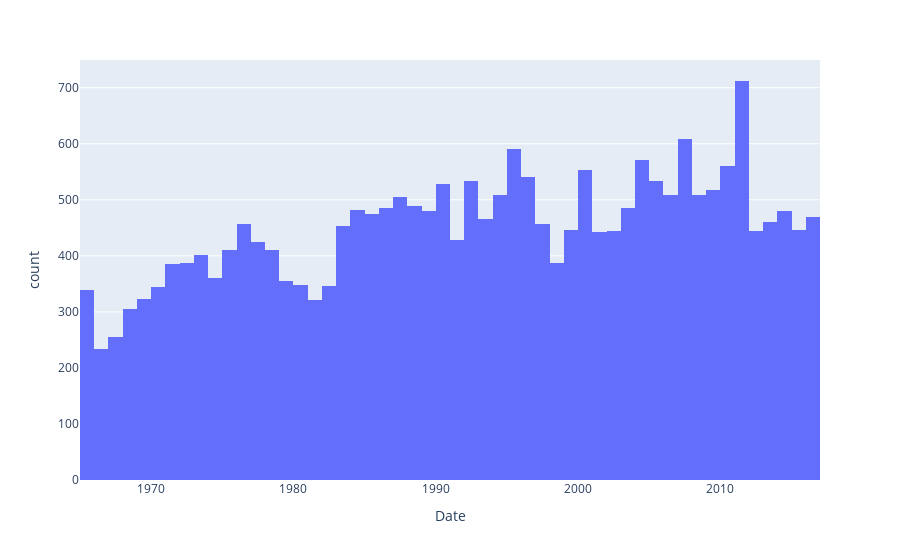

Here is the notebook cell this chart was saved with:
### Markdown cell above
## Exploring the number of observations over time 

4. Make a simple plot with plotly express to display the number of observed events as a function of time

### Code cell
fig = px.histogram(dataset,'Date')
fig.show()

### Figure 1 — Plotly figure (JSON) as saved in the notebook; plotly's stock layout.template omitted (floating-point values rounded to 4 significant figures; data arrays with more than 128 entries replaced by an {"elided": "..."} marker saying what was removed)
{"data": [{"alignmentgroup": "True", "bingroup": "x", "hovertemplate": "Date=%{x}<br>count=%{y}<extra></extra>", "legendgroup": "", "marker": {"color": "#636efa", "pattern": {"shape": ""}}, "name": "", "offsetgroup": "", "orientation": "v", "showlegend": false, "type": "histogram", "x": {"elided": "23409 str values"}, "xaxis": "x", "yaxis": "y"}], "layout": {"barmode": "relative", "legend": {"tracegroupgap": 0}, "margin": {"t": 60}, "xaxis": {"anchor": "y", "domain": [0, 1], "title": {"text": "Date"}}, "yaxis": {"anchor": "x", "domain": [0, 1], "title": {"text": "count"}}}}
